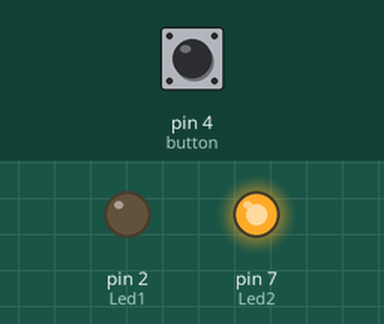
This sketch was run on a simulated Arduino Uno, built with avr-gcc and run on an emulated ATmega328P. Parts: output pins drawn as LEDs (lit = HIGH). Inputs (shaded band) come from the test bench; at power-on: pin 4 (button) HIGH.

Above: at 1.2 s.
1.3 s: pin 4 (button) pulled LOW for 0.15 s
At 2.0 s:
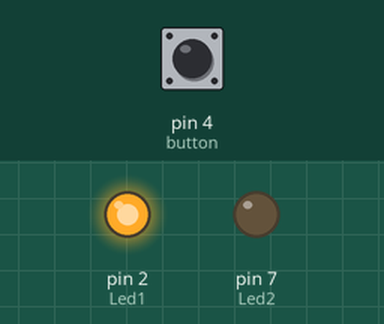
4.4 s: pin 4 (button) pulled LOW for 1 s
At 7.1 s:
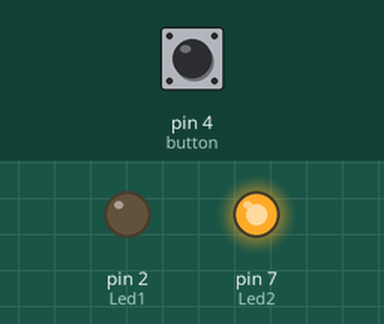
7.9 s: pin 4 (button) pulled LOW for 3.2 s
At 8.3 s:
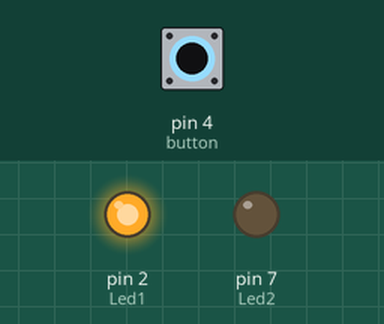
Timing chart, 0 to 13.4 s (numbered marks = the images above; inputs shaded):
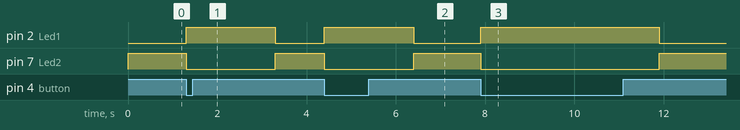

Measured:
- after the input at 1.3 s, pin 2 (Led1): LOW → HIGH at once, → LOW 2.0 s later; pin 7 (Led2): HIGH → LOW at once, → HIGH 2.0 s later
- after the input at 4.4 s, pin 2 (Led1): LOW → HIGH at once, → LOW 2.0 s later; pin 7 (Led2): HIGH → LOW at once, → HIGH 2.0 s later
- after the input at 7.9 s, pin 2 (Led1): LOW → HIGH at once, → LOW 4.0 s later; pin 7 (Led2): HIGH → LOW at once, → HIGH 4.0 s later

The sketch:

sketch_jan04a.ino
```cpp
int Led1 = 2;
int Led2 = 7;
int button = 4;

void setup() {
  // put your setup code here, to run once:
  pinMode(Led1,OUTPUT);
  pinMode(Led2,OUTPUT);
  pinMode(button,INPUT_PULLUP);
  Serial.begin(9600);
}

void loop() {
  digitalWrite(Led1,LOW);
  digitalWrite(Led2,HIGH);
  int press = digitalRead(button);
  if( press < HIGH){
    digitalWrite(Led1,HIGH);
    digitalWrite(Led2,LOW);
    delay(2000);
  }

}
```
